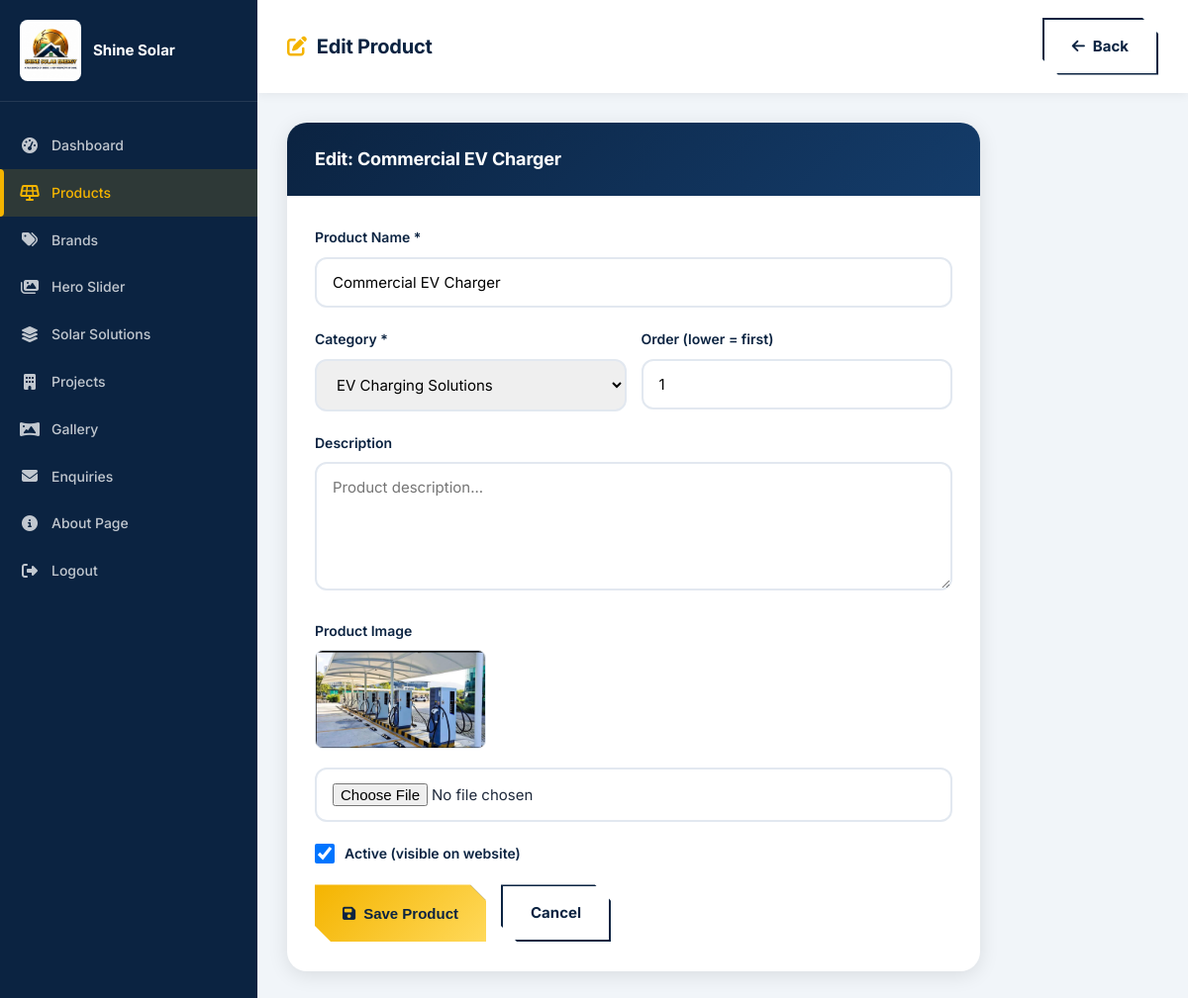
Screenshot of /admin-panel/products/1/edit/ (signed in) with the database file from the repository.
### products_brands_app/models.py (models this page shows, shortened)
class Product(models.Model):
    category = models.ForeignKey(ProductCategory, on_delete=models.CASCADE, related_name='products')
    name = models.CharField(max_length=200)
    slug = models.SlugField()
    image = models.ImageField(upload_to='products/')
    description = models.TextField(blank=True)
    order = models.PositiveIntegerField(default=0)
    is_active = models.BooleanField(default=True)
    class Meta:
        ordering = ['order', 'name']
        unique_together = ('category', 'slug')

class ProductCategory(models.Model):
    name = models.CharField(max_length=100)
    slug = models.SlugField(unique=True)
    icon = models.CharField(max_length=50, blank=True, help_text="FontAwesome icon class e.g. fa-solar-panel")
    order = models.PositiveIntegerField(default=0)
    class Meta:
        verbose_name_plural = "Product Categories"
        ordering = ['order', 'name']

### website/admin_views.py (the view, shortened to what this page needs)
# urls.py: path('products/<int:pk>/edit/', admin_views.admin_product_edit, name='admin_product_edit'),
@login_required(login_url='/admin-panel/login/')
def admin_product_edit(request, pk):
    if not request.user.is_staff:
        return redirect('home')
    product = get_object_or_404(Product, id=pk)
    categories = ProductCategory.objects.all()
    return render(request, 'admin_panel/product_form.html', {'product': product, 'categories': categories})

### website/templates/admin_panel/product_form.html (shortened to what this page needs)
{% load static %}
<!DOCTYPE html>
<html lang="en">
<head>
  <link rel="stylesheet" href="{% static 'css/style.css' %}">
  <link rel="stylesheet" href="https://cdnjs.cloudflare.com/ajax/libs/font-awesome/6.5.1/css/all.min.css">
</head>
<body>
<div class="admin-layout">
  <aside class="admin-sidebar">
    <div class="sidebar-logo"><img src="{% static 'images/logo.png' %}" alt="Logo"><span>Shine Solar</span></div>
    <nav class="sidebar-nav">
      <a href="{% url 'admin_dashboard' %}" class="sidebar-link"><i class="fas fa-tachometer-alt"></i><span>Dashboard</span></a>
      <a href="{% url 'admin_products' %}" class="sidebar-link active"><i class="fas fa-solar-panel"></i><span>Products</span></a>
      <a href="{% url 'admin_brands' %}" class="sidebar-link"><i class="fas fa-tags"></i><span>Brands</span></a>
      <a href="{% url 'admin_hero_slides' %}" class="sidebar-link"><i class="fas fa-images"></i><span>Hero Slider</span></a>
      <a href="{% url 'admin_solutions' %}" class="sidebar-link"><i class="fas fa-layer-group"></i><span>Solar Solutions</span></a>
      <a href="{% url 'admin_projects' %}" class="sidebar-link"><i class="fas fa-building"></i><span>Projects</span></a>
      <a href="{% url 'admin_gallery' %}" class="sidebar-link"><i class="fas fa-panorama"></i><span>Gallery</span></a>
      <a href="{% url 'admin_contacts' %}" class="sidebar-link"><i class="fas fa-envelope"></i><span>Enquiries</span></a>
      <a href="{% url 'admin_about_edit' %}" class="sidebar-link"><i class="fas fa-info-circle"></i><span>About Page</span></a>
      <a href="{% url 'admin_logout' %}" class="sidebar-link"><i class="fas fa-sign-out-alt"></i><span>Logout</span></a>
    </nav>
  </aside>
  <main class="admin-main">
    <div class="admin-topbar">
      <h1><i class="fas fa-{% if product %}edit{% else %}plus{% endif %}" style="color:var(--gold);margin-right:10px;"></i>{% if product %}Edit{% else %}Add{% endif %} Product</h1>
      <a href="{% url 'admin_products' %}" class="btn btn-secondary"><i class="fas fa-arrow-left"></i> Back</a>
    </div>
    <div class="admin-content">
      <div class="admin-form-card" style="max-width:700px;">
        <div class="admin-form-header">
          <h3>{% if product %}Edit: {{ product.name }}{% else %}New Product{% endif %}</h3>
        </div>
        <div class="admin-form-body">
          <form method="post" enctype="multipart/form-data">
            <div class="form-group">
              <label>Product Name *</label>
              <input type="text" name="name" value="{{ product.name|default:'' }}" required placeholder="e.g. Tata 400W Mono Perc Panel">
            </div>
            <div class="form-row">
              <div class="form-group">
                <label>Category *</label>
                <select name="category" required>
                  {% for cat in categories %}
                  <option value="{{ cat.id }}" {% if product and product.category_id == cat.id %}selected{% endif %}>{{ cat.name }}</option>
                  {% endfor %}
                </select>
              </div>
              <div class="form-group">
                <label>Order (lower = first)</label>
                <input type="number" name="order" value="{{ product.order|default:0 }}" min="0">
              </div>
            </div>
            <div class="form-group">
              <label>Description</label>
              <textarea name="description" rows="4" placeholder="Product description...">{{ product.description|default:'' }}</textarea>
            </div>
            <div class="form-group">
              <label>Product Image {% if not product %}*{% endif %}</label>
              {% if product and product.image %}
                <div style="margin-bottom:10px;"><img src="{{ product.image.url }}" style="height:100px;border-radius:8px;border:1px solid #e2e8f0;object-fit:contain;"></div>
              {% endif %}
              <input type="file" name="image" accept="image/*" {% if not product %}required{% endif %}>
            </div>
            <div class="form-group" style="display:flex;align-items:center;gap:10px;">
              <input type="checkbox" name="is_active" id="is_active" {% if product.is_active or not product %}checked{% endif %} style="width:20px;height:20px;cursor:pointer;">
              <label for="is_active" style="margin:0;cursor:pointer;">Active (visible on website)</label>
            </div>
            <div style="display:flex;gap:15px;margin-top:20px;">
              <button type="submit" class="btn btn-primary"><i class="fas fa-save"></i> Save Product</button>
              <a href="{% url 'admin_products' %}" class="btn btn-secondary">Cancel</a>
            </div>
          </form>
        </div>
      </div>
    </div>
  </main>
</div>
</body>
</html>

### website/static/css/style.css (style rules this page uses)
*, *::before, *::after { margin: 0; padding: 0; box-sizing: border-box; }
:root { --primary: #0B2341; --primary-dark: #071829; --primary-light: #143C6A; --gold: #F4B400; --gold-light: #FFD95A; --gold-dark: #D4A000; --green: #F4B400; --black: #0A0A0A; --black-soft: #161616; --white: #ffffff; --light: #f8fafc; --gray: #64748b; --border: #e2e8f0; --shadow: 0 4px 20px rgba(0,0,0,.10); --shadow-lg: 0 10px 40px rgba(0,0,0,.15); --radius: 12px; --radius-lg: 20px; --transition: all .3s ease; }
html { scroll-behavior: smooth; }
body { font-family: 'Inter', 'Segoe UI', sans-serif; background: var(--light); color: #1e293b; line-height: 1.7; font-size: 16px; }
h1, h2, h3, h4, .hero-content h1, .hero-v2-h1, .section-title h2, .stat-num, .card h3 { font-family: 'Manrope', 'Inter', 'Segoe UI', sans-serif; letter-spacing: -0.01em; }
.btn { display: inline-flex; align-items: center; gap: 8px; text-decoration: none; padding: 14px 28px; clip-path: polygon(0 0, calc(100% - 16px) 0, 100% 16px, 100% 100%, 16px 100%, 0 calc(100% - 16px)); font-weight: 700; font-size: 15px; transition: var(--transition); border: none; cursor: pointer; }
.btn-primary { background: linear-gradient(135deg, var(--gold), var(--gold-light)); color: var(--primary); box-shadow: 0 4px 15px rgba(244,180,0,.4); position: relative; }
.btn-primary::after { content: ''; position: absolute; top: 0; right: 0; width: 16px; height: 16px; background: var(--primary); clip-path: polygon(100% 0, 0 0, 100% 100%); }
.btn-secondary { background: white; color: var(--primary); border: 2px solid var(--primary); }
.form-group { margin-bottom: 20px; }
.form-group label { display: block; margin-bottom: 8px; font-weight: 600; color: var(--primary); font-size: 14px; }
.form-group input, .form-group textarea, .form-group select { width: 100%; padding: 14px 16px; border: 2px solid var(--border); border-radius: var(--radius); font-size: 15px; transition: var(--transition); font-family: inherit; }
.form-group textarea { resize: vertical; min-height: 130px; }
.form-row { display: grid; grid-template-columns: 1fr 1fr; gap: 15px; }
.admin-layout { display: flex; min-height: 100vh; }
.admin-sidebar { width: 260px; background: var(--primary); color: white; position: fixed; top: 0; left: 0; bottom: 0; overflow-y: auto; z-index: 100; transition: var(--transition); }
.sidebar-logo { padding: 20px 20px; border-bottom: 1px solid rgba(255,255,255,.1); display: flex; align-items: center; gap: 12px; }
.sidebar-logo img { height: 62px; width: 62px; object-fit: contain; border-radius: 8px; background: #fff; padding: 3px; }
.sidebar-logo span { font-weight: 700; font-size: 15px; white-space: nowrap; }
.sidebar-nav { padding: 20px 0; }
.sidebar-link { display: flex; align-items: center; gap: 12px; padding: 12px 20px; color: rgba(255,255,255,.75); text-decoration: none; font-size: 14px; font-weight: 500; transition: var(--transition); position: relative; }
.sidebar-link i { width: 20px; text-align: center; font-size: 16px; }
.sidebar-link:hover, .sidebar-link.active { background: rgba(244,180,0,.15); color: var(--gold); }
.sidebar-link.active::before { content: ''; position: absolute; left: 0; top: 0; bottom: 0; width: 4px; background: var(--gold); border-radius: 0 4px 4px 0; }
.admin-main { margin-left: 260px; flex: 1; min-height: 100vh; background: #f1f5f9; }
.admin-topbar { background: white; padding: 18px 30px; display: flex; align-items: center; justify-content: space-between; box-shadow: 0 2px 10px rgba(0,0,0,.06); position: sticky; top: 0; z-index: 50; }
.admin-topbar h1 { font-size: 20px; color: var(--primary); font-weight: 700; }
.admin-content { padding: 30px; }
.admin-form-card { background: white; border-radius: var(--radius-lg); box-shadow: var(--shadow); overflow: hidden; }
.admin-form-header { background: linear-gradient(135deg, var(--primary), var(--primary-light)); padding: 22px 28px; color: white; }
.admin-form-header h3 { font-size: 18px; }
.admin-form-body { padding: 30px 28px; }

### rows the page displays
Product: name "Commercial EV Charger", category "EV Charging Solutions", order "1", image (picture), is_active "☑"
